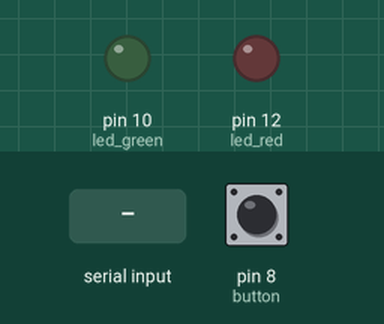
Bench run of a sketch on a simulated Arduino Uno, built with avr-gcc and run on an emulated ATmega328P. Parts: output pins drawn as LEDs (lit = HIGH). The inputs (shaded band) are chosen by the test bench; at power-on: pin 8 (button) LOW.

Above: at 1.2 s.
1.3 s: "1" received over Serial
At 2.0 s:
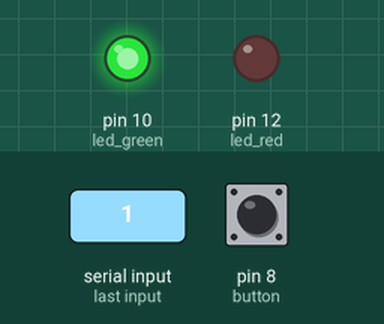
4.3 s: "0" received over Serial
At 7.0 s:
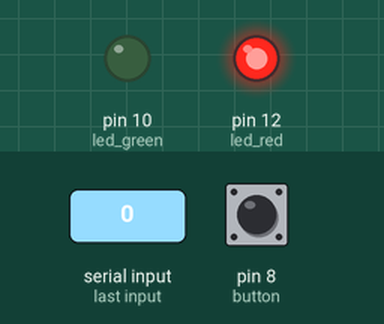
7.3 s: "1" received over Serial
At 12.1 s:
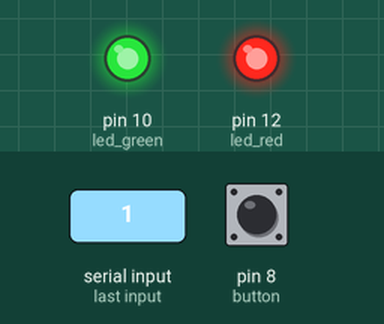
Timing chart, 0 to 16.8 s (numbered marks = the images above; inputs shaded):
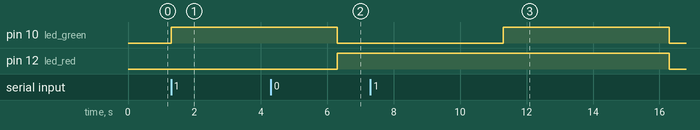

The sketch:

arduino-restapi.ino
```cpp
// Initalize variables

int led_red = 12;
int led_green = 10;
int button = 8;


void setup() {
  // initialize the digital pins as output and input.
  pinMode(led_red, OUTPUT);
  pinMode(led_green, OUTPUT);
  pinMode(button, INPUT);

  // initialize the serial port
  Serial.begin(9600);
}

// the loop routine runs over and over again forever:
void loop() {

  // turn booth leds off
  digitalWrite(led_red, LOW);
  digitalWrite(led_green, LOW);


  // if button is pushed send an a and wait two sec
  // so the button can be raised again
  if (digitalRead(button) == HIGH) {
    Serial.print("a");
    delay(2000);
  }

  // if an "0" is received turn on the red led for 5 seconds
  if (Serial.read() == 48) {
    digitalWrite(led_red, HIGH);
    delay(5000);
  }

  // if an "1" is received turn on the green led for 5 seconds
  if (Serial.read() == 49) {
    digitalWrite(led_green, HIGH);
    delay(5000);
  }


}
```

Measured:
- after the input at 1.3 s, pin 10 (led_green): LOW → HIGH at once
- after the input at 4.3 s, pin 12 (led_red): LOW → HIGH after 2.0 s
- after the input at 7.3 s, pin 10 (led_green): LOW → HIGH after 4.0 s, → LOW 5.0 s later; pin 12 (led_red): HIGH → LOW after 9.0 s instead of 4.0 s
